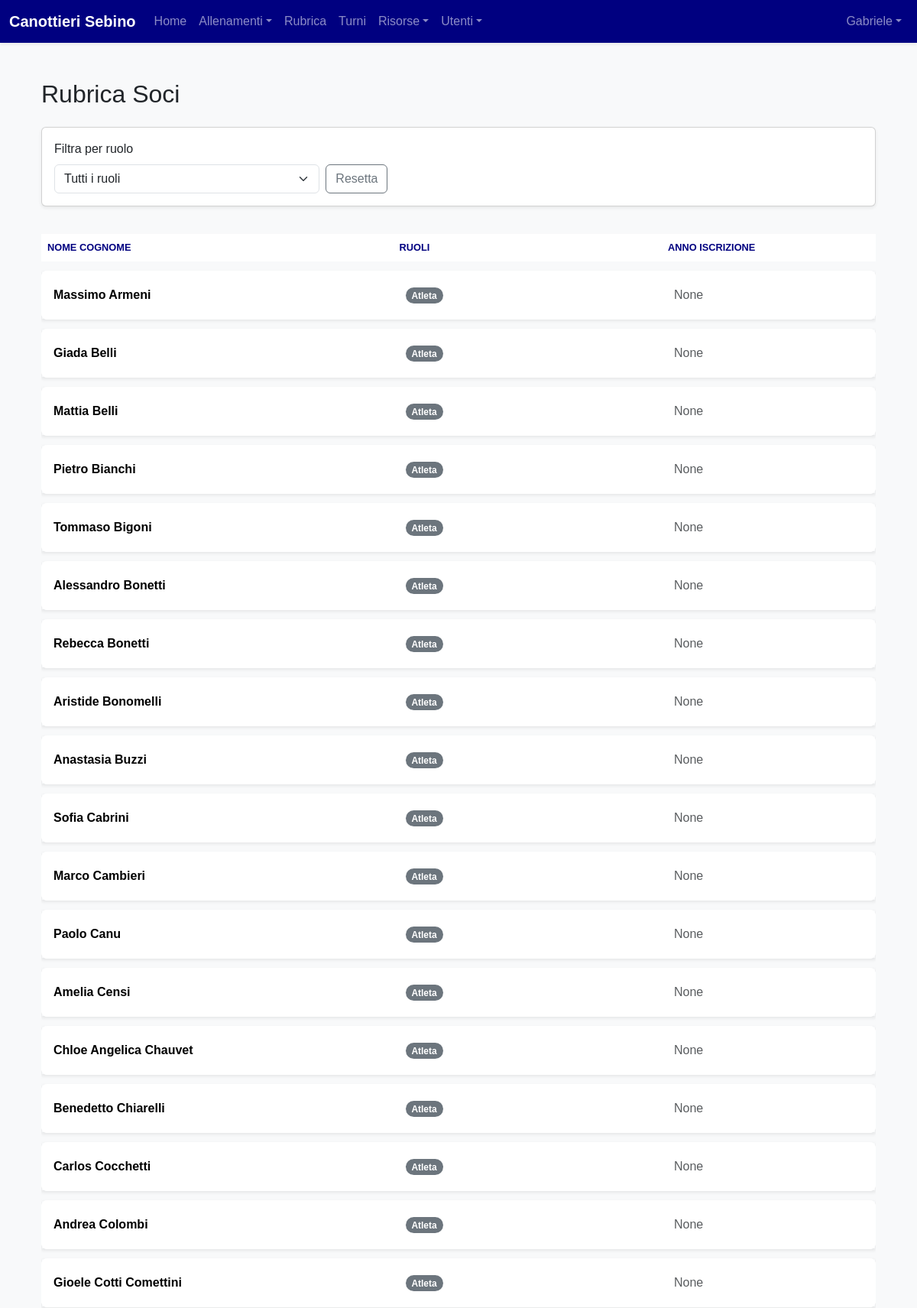
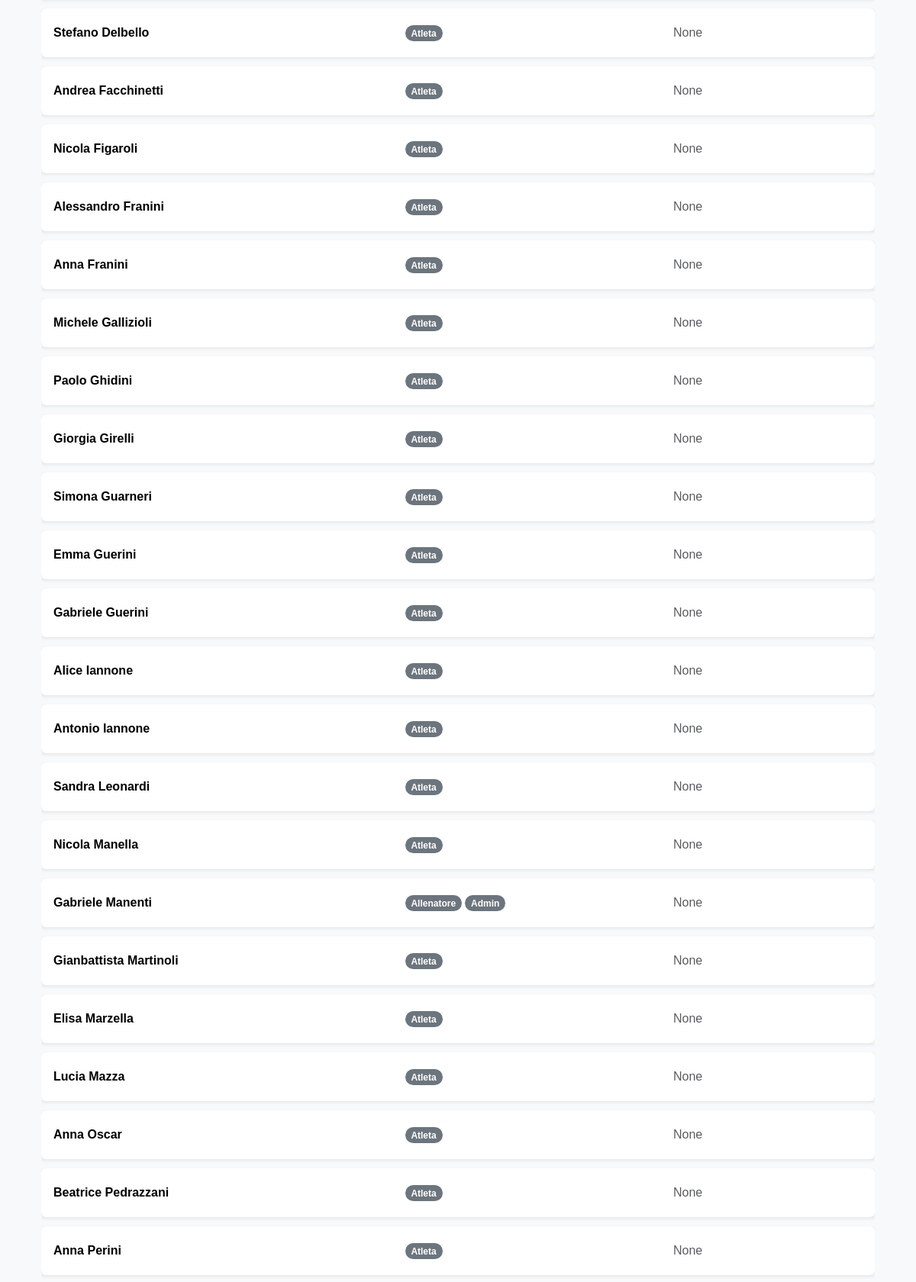
The page /rubrica (signed in, upper part) on the database its author committed (2 pictures, top to bottom).
### models.py (models this page shows, shortened)
class User(Base):
    __tablename__ = "users"
    id = Column(Integer, primary_key=True, index=True)
    username = Column(String, unique=True, index=True, nullable=False)
    hashed_password = Column(String, nullable=False)
    first_name = Column(String, nullable=False)
    last_name = Column(String, nullable=False)
    email = Column(String, unique=True, index=True)
    phone_number = Column(String)
    date_of_birth = Column(Date)
    tax_code = Column(String, unique=True)
    enrollment_year = Column(Integer)
    membership_date = Column(Date)
    certificate_expiration = Column(Date)
    address = Column(String)
    manual_category = Column(String, nullable=True)
    roles = relationship("Role", secondary=user_roles, back_populates="users")
    tags = relationship("Tag", secondary=user_tags, back_populates="users")
    barche_assegnate = relationship("Barca", secondary=barca_atleti_association, back_populates="atleti_assegnati")
    schede_pesi = relationship("SchedaPesi", back_populates="atleta")
    turni = relationship("Turno", back_populates="user")
    allenamenti_seguiti = relationship("Allenamento", secondary=allenamento_coach_association, back_populates="coaches")

class Role(Base):
    __tablename__ = "roles"
    id = Column(Integer, primary_key=True, index=True)
    name = Column(String, unique=True, index=True, nullable=False)
    users = relationship("User", secondary=user_roles, back_populates="roles")

### routers/users.py (the view)
@router.get("/rubrica", response_class=HTMLResponse)
async def view_rubrica(request: Request, db: Session = Depends(get_db), current_user: models.User = Depends(get_current_user), role_filter: Optional[str] = None):
    query = db.query(models.User).options(joinedload(models.User.roles))
    if role_filter: query = query.join(models.User.roles).filter(models.Role.name == role_filter)
    users = query.order_by(models.User.last_name, models.User.first_name).all()
    all_roles = db.query(models.Role).all()
    return templates.TemplateResponse("rubrica.html", {"request": request, "current_user": current_user, "users": users, "all_roles": all_roles, "current_filter": role_filter})

### templates/rubrica.html (shortened to what this page needs)
{% extends "layouts/_base.html" %}
{% block content %}
<div class="container mt-4">
    <h2 class="mb-4">Rubrica Soci</h2>
    <div class="card card-body shadow-sm mb-4">
        <form method="GET" class="row g-2 align-items-end">
            <div class="col-md-4">
                <label for="role_filter" class="form-label">Filtra per ruolo</label>
                <select name="role_filter" id="role_filter" class="form-select" onchange="this.form.submit()">
                    <option value="">Tutti i ruoli</option>
                </select>
            </div>
            <div class="col-md-2">
                <a href="/rubrica" class="btn btn-outline-secondary">Resetta</a>
            </div>
        </form>
    </div>
    <div class="table-responsive">
        <table class="table table-hover align-middle">
            <thead>
                <tr>
                    <th>Nome Cognome</th>
                    <th>Ruoli</th>
                    <th>Anno Iscrizione</th>
                </tr>
            </thead>
            <tbody>
                {% for user in users %}
                <tr>
                    <td class="fw-bold">{{ user.first_name }} {{ user.last_name }}</td>
                    <td>
                        {% for role in user.roles %}
                            <span class="badge rounded-pill text-bg-secondary">{{ role.name.capitalize() }}</span>
                        {% endfor %}
                    </td>
                    <td class="text-muted">{{ user.enrollment_year }}</td>
                </tr>
                {% else %}
                <tr>
                    <td colspan="3" class="text-center p-4">Nessun utente trovato.</td>
                </tr>
                {% endfor %}
            </tbody>
        </table>
    </div>
</div>
{% endblock %}

### templates/layouts/_base.html (shortened to what this page needs)
<!doctype html>
<html lang="it" class="h-100">
<head>
    <link href="https://cdn.jsdelivr.net/npm/bootstrap@5.3.3/dist/css/bootstrap.min.css" rel="stylesheet">
    <link rel="stylesheet" href="{{ url_for('static', path='/style.css') }}">
</head>
<body class="d-flex flex-column h-100 bg-light">
<nav class="navbar navbar-expand-lg navbar-dark bg-primary shadow-sm">
    <div class="container-fluid">
        <a class="navbar-brand fw-bold" href="/dashboard">Canottieri Sebino</a>
        <div class="collapse navbar-collapse" id="navbarNav">
            {% if current_user is defined and current_user %}
            <ul class="navbar-nav me-auto mb-2 mb-lg-0">
                <li class="nav-item"><a class="nav-link" href="/dashboard">Home</a></li>
                <li class="nav-item dropdown">
                    <a class="nav-link dropdown-toggle" href="#" id="allenamentiDropdown" role="button" data-bs-toggle="dropdown">Allenamenti</a>
                </li>
                <li class="nav-item"><a class="nav-link" href="/rubrica">Rubrica</a></li>
                {% if current_user is defined and current_user and current_user.is_admin %}<li class="nav-item"><a class="nav-link" href="/turni">Turni</a></li>{% endif %}
                <li class="nav-item dropdown">
                    <a class="nav-link dropdown-toggle" href="#" id="risorseDropdown" role="button" data-bs-toggle="dropdown">Risorse</a>
                </li>
                {% if current_user is defined and current_user and current_user.is_admin %}
                <li class="nav-item dropdown">
                    <a class="nav-link dropdown-toggle" href="#" id="adminMenu" role="button" data-bs-toggle="dropdown">Utenti</a>
                </li>
                {% endif %}
            </ul>
            {% endif %}
            <ul class="navbar-nav ms-auto">
                {% if current_user is defined and current_user %}
                <li class="nav-item dropdown">
                    <a class="nav-link dropdown-toggle" href="#" id="navbarUserDropdown" role="button" data-bs-toggle="dropdown">{{ current_user.first_name or current_user.username }}</a>
                </li>
                {% else %}
                <li class="nav-item"><a class="nav-link" href="/login">Login</a></li>
                {% endif %}
            </ul>
        </div>
    </div>
</nav>
<main class="container my-4 flex-grow-1">{% block content %}{% endblock %}</main>
</body>
</html>

### static/style.css (style rules this page uses)
:root { --club-white: #ffffff; --club-light-blue: #ADD8E6; --club-navy-blue: #000080; --club-off-white-bg: #f8f9fa; --club-text-dark: #212529; --bs-primary-rgb: 0, 0, 128; }
body { font-family: Helvetica, Arial, sans-serif; color: var(--club-text-dark); background-color: var(--club-off-white-bg); }
.navbar-dark { background-color: var(--club-navy-blue) !important; }
a { color: var(--club-navy-blue); }
.table { border-collapse: separate; border-spacing: 0 0.75rem; }
.table thead th { border: none; color: var(--club-navy-blue); text-transform: uppercase; font-size: 0.8rem; }
.table tbody tr { background-color: var(--club-white); box-shadow: 0 0.125rem 0.25rem rgba(0,0,0,0.075); transition: transform 0.2s ease, box-shadow 0.2s ease; cursor: pointer; }
.table tbody td { border: none; padding: 1.25rem 1rem; vertical-align: middle; }
.table tbody tr td:first-child { border-top-left-radius: 0.5rem; border-bottom-left-radius: 0.5rem; }
.table tbody tr td:last-child { border-top-right-radius: 0.5rem; border-bottom-right-radius: 0.5rem; }

### rows shown on the page
User: first_name "Gabriele", last_name "Manenti", enrollment_year "None"
User: first_name "Massimo", last_name "Armeni", enrollment_year "None"
Role: name "Atleta"
User: first_name "Giada", last_name "Belli", enrollment_year "None"
User: first_name "Mattia", last_name "Belli", enrollment_year "None"
User: first_name "Pietro", last_name "Bianchi", enrollment_year "None"
User: first_name "Tommaso", last_name "Bigoni", enrollment_year "None"
User: first_name "Alessandro", last_name "Bonetti", enrollment_year "None"
User: first_name "Rebecca", last_name "Bonetti", enrollment_year "None"
User: first_name "Aristide", last_name "Bonomelli", enrollment_year "None"
User: first_name "Anastasia", last_name "Buzzi", enrollment_year "None"
User: first_name "Sofia", last_name "Cabrini", enrollment_year "None"
User: first_name "Marco", last_name "Cambieri", enrollment_year "None"
User: first_name "Paolo", last_name "Canu", enrollment_year "None"
User: first_name "Amelia", last_name "Censi", enrollment_year "None"
User: first_name "Chloe Angelica", last_name "Chauvet", enrollment_year "None"
User: first_name "Benedetto", last_name "Chiarelli", enrollment_year "None"
User: first_name "Carlos", last_name "Cocchetti", enrollment_year "None"
User: first_name "Andrea", last_name "Colombi", enrollment_year "None"
User: first_name "Gioele", last_name "Cotti Comettini", enrollment_year "None"
User: first_name "Stefano", last_name "Delbello", enrollment_year "None"
User: first_name "Andrea", last_name "Facchinetti", enrollment_year "None"
User: first_name "Nicola", last_name "Figaroli", enrollment_year "None"
User: first_name "Alessandro", last_name "Franini", enrollment_year "None"
User: first_name "Anna", last_name "Franini", enrollment_year "None"
User: first_name "Michele", last_name "Gallizioli", enrollment_year "None"
User: first_name "Paolo", last_name "Ghidini", enrollment_year "None"
User: first_name "Giorgia", last_name "Girelli", enrollment_year "None"
User: first_name "Simona", last_name "Guarneri", enrollment_year "None"
User: first_name "Emma", last_name "Guerini", enrollment_year "None"
User: first_name "Gabriele", last_name "Guerini", enrollment_year "None"
User: first_name "Alice", last_name "Iannone", enrollment_year "None"
User: first_name "Antonio", last_name "Iannone", enrollment_year "None"
User: first_name "Sandra", last_name "Leonardi", enrollment_year "None"
User: first_name "Nicola", last_name "Manella", enrollment_year "None"
Role: name "Allenatore"
Role: name "Admin"
User: first_name "Gianbattista", last_name "Martinoli", enrollment_year "None"
User: first_name "Elisa", last_name "Marzella", enrollment_year "None"
User: first_name "Lucia", last_name "Mazza", enrollment_year "None"
User: first_name "Anna", last_name "Oscar", enrollment_year "None"
User: first_name "Beatrice", last_name "Pedrazzani", enrollment_year "None"
User: first_name "Anna", last_name "Perini", enrollment_year "None"
